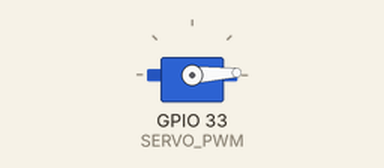
Recording of a sketch running on a simulated ESP32. Shown: servo.

Above: at 0.05 s.
At 0.95 s:
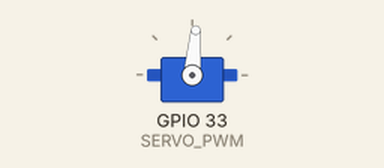
At 1.9 s:
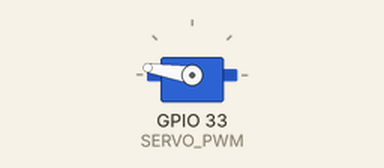
At 3.8 s:
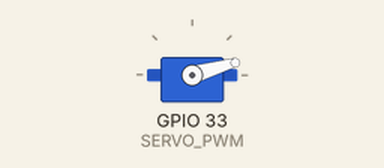
Timing chart, 0 to 9.2 s (numbered marks = the images above):
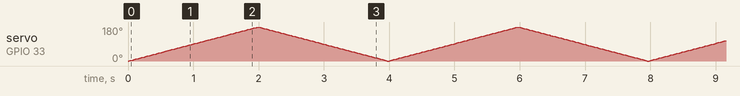

The sketch:

servo.ino
```cpp
#include <Arduino.h>
#include <ESP32Servo.h>
#define SERVO_PWM 33
#define TIME_DELAY 2000
#define ANGLE_LIMIT 180


Servo serv;

void setup() {
  // put your setup code here, to run once:
  serv.attach (SERVO_PWM);
}

void loop() {
  // put your main code here, to run repeatedly:
  int angle = 0;


  for (angle = 0; angle <= ANGLE_LIMIT; angle++) {
    serv.write (angle);  // Set the servo position
    delay (TIME_DELAY / ANGLE_LIMIT);      // Delay for smooth transition (3 seconds for 90 degrees)
  }


  for (angle = ANGLE_LIMIT; angle >= 0; angle--) {
    serv.write (angle);  // Set the servo position
    delay (TIME_DELAY / ANGLE_LIMIT);      // Delay for smooth transition (3 seconds for 90 degrees)
  }
}
```
